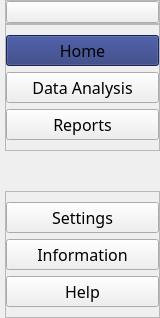
            <widget class="QCustomSlideMenu" name="sidebar_widget" native="true">
             <property name="maximumSize">
              <size>
               <width>160</width>
               <height>16777215</height>
              </size>
             </property>
             <property name="styleSheet">
              <string notr="true"/>
             </property>
             <layout class="QVBoxLayout" name="verticalLayout">
              <property name="spacing">
               <number>0</number>
              </property>
              <property name="leftMargin">
               <number>0</number>
              </property>
              <property name="topMargin">
               <number>0</number>
              </property>
              <property name="rightMargin">
               <number>0</number>
              </property>
              <property name="bottomMargin">
               <number>0</number>
              </property>
              <item>
               <widget class="QWidget" name="sidebar_sub_widget" native="true">
                <layout class="QVBoxLayout" name="verticalLayout_2">
                 <property name="spacing">
                  <number>0</number>
                 </property>
                 <property name="leftMargin">
                  <number>5</number>
                 </property>
                 <property name="topMargin">
                  <number>0</number>
                 </property>
                 <property name="rightMargin">
                  <number>0</number>
                 </property>
                 <property name="bottomMargin">
                  <number>0</number>
                 </property>
                 <item alignment="Qt::AlignTop">
                  <widget class="QFrame" name="frame">
                   <property name="frameShape">
                    <enum>QFrame::StyledPanel</enum>
                   </property>
                   <property name="frameShadow">
                    <enum>QFrame::Raised</enum>
                   </property>
                   <layout class="QHBoxLayout" name="horizontalLayout_2">
                    <property name="spacing">
                     <number>0</number>
                    </property>
                    <property name="leftMargin">
                     <number>0</number>
                    </property>
                    <property name="topMargin">
                     <number>0</number>
                    </property>
                    <property name="rightMargin">
                     <number>0</number>
                    </property>
                    <property name="bottomMargin">
                     <number>0</number>
                    </property>
                    <item>
                     <widget class="QPushButton" name="menuBtn">
                      <property name="cursor">
                       <cursorShape>PointingHandCursor</cursorShape>
                      </property>
                      <property name="toolTip">
                       <string>Menu</string>
                      </property>
                      <property name="text">
                       <string/>
                      </property>
                      <property name="icon">
                       <iconset resource="resources.qrc">
                        <normaloff>:/icons/icons/chevron-left.svg</normaloff>:/icons/icons/chevron-left.svg</iconset>
                      </property>
                      <property name="iconSize">
                       <size>
                        <width>28</width>
                        <height>28</height>
                       </size>
                      </property>
                     </widget>
                    </item>
                   </layout>
                  </widget>
                 </item>
                 <item alignment="Qt::AlignTop">
                  <widget class="QFrame" name="frame_2">
                   <property name="sizePolicy">
                    <sizepolicy hsizetype="Preferred" vsizetype="Preferred">
                     <horstretch>0</horstretch>
                     <verstretch>0</verstretch>
                    </sizepolicy>
                   </property>
                   <property name="frameShape">
                    <enum>QFrame::StyledPanel</enum>
                   </property>
                   <property name="frameShadow">
                    <enum>QFrame::Raised</enum>
                   </property>
                   <layout class="QVBoxLayout" name="verticalLayout_3">
                    <property name="spacing">
                     <number>6</number>
                    </property>
                    <property name="leftMargin">
                     <number>0</number>
                    </property>
                    <property name="topMargin">
                     <number>10</number>
                    </property>
                    <property name="rightMargin">
                     <number>0</number>
                    </property>
                    <property name="bottomMargin">
                     <number>10</number>
                    </property>
                    <item>
                     <widget class="QPushButton" name="btnHome">
                      <property name="font">
                       <font>
                        <family>Noto Sans</family>
                        <pointsize>12</pointsize>
                       </font>
                      </property>
                      <property name="cursor">
                       <cursorShape>PointingHandCursor</cursorShape>
                      </property>
                      <property name="toolTip">
                       <string>Go to home</string>
                      </property>
                      <property name="styleSheet">
                       <string notr="true">background-color: #253478;</string>
                      </property>
                      <property name="text">
                       <string>Home</string>
                      </property>
                      <property name="icon">
                       <iconset resource="resources.qrc">
                        <normaloff>:/icons/icons/home.svg</normaloff>:/icons/icons/home.svg</iconset>
                      </property>
                      <property name="iconSize">
                       <size>
                        <width>28</width>
                        <height>28</height>
                       </size>
                      </property>
                     </widget>
                    </item>
                    <item>
                     <widget class="QPushButton" name="btnDataAnalysis">
                      <property name="font">
                       <font>
                        <family>Noto Sans</family>
                        <pointsize>12</pointsize>
                       </font>
                      </property>
                      <property name="cursor">
                       <cursorShape>PointingHandCursor</cursorShape>
                      </property>
                      <property name="toolTip">
                       <string>Data Analysis</string>
                      </property>
                      <property name="text">
                       <string>Data Analysis</string>
                      </property>
                      <property name="icon">
                       <iconset resource="resources.qrc">
                        <normaloff>:/icons/icons/list.svg</normaloff>:/icons/icons/list.svg</iconset>
                      </property>
                      <property name="iconSize">
                       <size>
                        <width>28</width>
                        <height>28</height>
                       </size>
                      </property>
                     </widget>
                    </item>
                    <item>
                     <widget class="QPushButton" name="btnReports">
                      <property name="font">
                       <font>
                        <family>Noto Sans</family>
                        <pointsize>12</pointsize>
                       </font>
                      </property>
                      <property name="cursor">
                       <cursorShape>PointingHandCursor</cursorShape>
                      </property>
                      <property name="toolTip">
                       <string>Show Reports</string>
                      </property>
                      <property name="text">
                       <string>Reports</string>
                      </property>
                      <property name="icon">
                       <iconset resource="resources.qrc">
                        <normaloff>:/icons/icons/printer.svg</normaloff>:/icons/icons/printer.svg</iconset>
                      </property>
                      <property name="iconSize">
                       <size>
                        <width>28</width>
                        <height>28</height>
                       </size>
                      </property>
                     </widget>
                    </item>
                   </layout>
                  </widget>
                 </item>
                 <item>
                  <spacer name="verticalSpacer">
                   <property name="orientation">
                    <enum>Qt::Vertical</enum>
                   </property>
                   <property name="sizeHint" stdset="0">
                    <size>
                     <width>20</width>
                     <height>40</height>
                    </size>
                   </property>
                  </spacer>
                 </item>
                 <item alignment="Qt::AlignBottom">
                  <widget class="QFrame" name="frame_3">
                   <property name="frameShape">
                    <enum>QFrame::StyledPanel</enum>
                   </property>
                   <property name="frameShadow">
                    <enum>QFrame::Raised</enum>
                   </property>
                   <layout class="QVBoxLayout" name="verticalLayout_4">
                    <property name="spacing">
                     <number>6</number>
                    </property>
                    <property name="leftMargin">
                     <number>0</number>
                    </property>
                    <property name="topMargin">
                     <number>10</number>
                    </property>
                    <property name="rightMargin">
                     <number>0</number>
                    </property>
                    <property name="bottomMargin">
                     <number>10</number>
                    </property>
                    <item>
                     <widget class="QPushButton" name="btnSettings">
                      <property name="font">
                       <font>
                        <family>Noto Sans</family>
                        <pointsize>12</pointsize>
                       </font>
                      </property>
                      <property name="cursor">
                       <cursorShape>PointingHandCursor</cursorShape>
                      </property>
                      <property name="toolTip">
                       <string>Go to settings</string>
                      </property>
                      <property name="text">
                       <string>Settings</string>
                      </property>
                      <property name="icon">
                       <iconset resource="resources.qrc">
                        <normaloff>:/icons/icons/settings.svg</normaloff>:/icons/icons/settings.svg</iconset>
                      </property>
                      <property name="iconSize">
                       <size>
                        <width>28</width>
                        <height>28</height>
                       </size>
                      </property>
                     </widget>
                    </item>
                    <item>
                     <widget class="QPushButton" name="btnInfo">
                      <property name="font">
                       <font>
                        <family>Noto Sans</family>
                        <pointsize>12</pointsize>
                       </font>
                      </property>
                      <property name="cursor">
                       <cursorShape>PointingHandCursor</cursorShape>
                      </property>
                      <property name="toolTip">
                       <string>Show information about the application</string>
                      </property>
                      <property name="text">
                       <string>Information</string>
                      </property>
                      <property name="icon">
                       <iconset resource="resources.qrc">
                        <normaloff>:/icons/icons/info.svg</normaloff>:/icons/icons/info.svg</iconset>
                      </property>
                      <property name="iconSize">
                       <size>
                        <width>28</width>
                        <height>28</height>
                       </size>
                      </property>
                     </widget>
                    </item>
                    <item>
                     <widget class="QPushButton" name="btnHelp">
                      <property name="font">
                       <font>
                        <family>Noto Sans</family>
                        <pointsize>12</pointsize>
                       </font>
                      </property>
                      <property name="cursor">
                       <cursorShape>PointingHandCursor</cursorShape>
                      </property>
                      <property name="toolTip">
                       <string>Get more help</string>
                      </property>
                      <property name="text">
                       <string>Help</string>
                      </property>
                      <property name="icon">
                       <iconset resource="resources.qrc">
                        <normaloff>:/icons/icons/help-circle.svg</normaloff>:/icons/icons/help-circle.svg</iconset>
                      </property>
                      <property name="iconSize">
                       <size>
                        <width>28</width>
                        <height>28</height>
                       </size>
                      </property>
                     </widget>
                    </item>
                   </layout>
                  </widget>
                 </item>
                </layout>
               </widget>
              </item>
             </layout>
            </widget>
